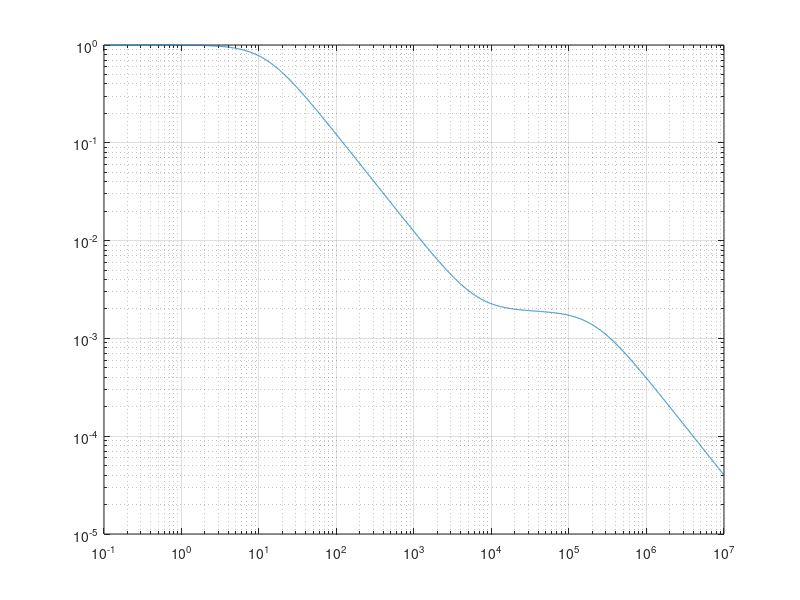

Source code (MATLAB):
%
% Simulate PWM output
%

clock_freq = 250e6;
pwm_bit_depth = 10;
pwm_freq = clock_freq/2^pwm_bit_depth;
gain = 9.3;
Vin_peak = 0.8;

f = logspace(-1,7,1e4);
w = 2*pi*f;

% R1 = 100;
% C1 = 8.2e-9 + 4.7e-6;
% R2 = 1e3;
% Resr = 0;
% C2 = .47e-6;
% C3 = 0e-6;

% R1 = 100;
% C1 = 8.2e-9;
% R2 = 0*2.2e3;
% Resr = 2.478;
% C2 = 47e-6;
% C3 = 0e-6;

R1 = 100;
C1 = 8.2e-9;
R2 = 1.2e3;
Resr = 2.478;
C2 = 10e-6;
C3 = 0e-6;
gain = 1 + 10/1.2;

ZC1 = 1./(1i*w*C1);
ZC2 = (1 + 1i*w*Resr*C2)./(1i*w*C2);
ZC2 = (1./ZC2 + 1i*w*C3).^-1;

H = ZC1.*ZC2./(R1.*ZC1 + (R1 + ZC1).*(R2 + ZC2));
H1 = ZC1./(R1 + ZC1).*(1 - ZC1.*R1./(R1.*ZC1 + (R1 + ZC1).*(R2 + ZC2)));

g = @(x) Vin_peak*gain*abs(interp1(f,H,x,'pchip'));
g1 = @(x) Vin_peak*gain*abs(interp1(f,H1,x,'pchip'));

%%
figure(2);%clf;
loglog(f,abs(H));
hold on;
grid on;

fprintf('Amplitude at PWM freq is %.3f mV\n',1e3*g(pwm_freq));